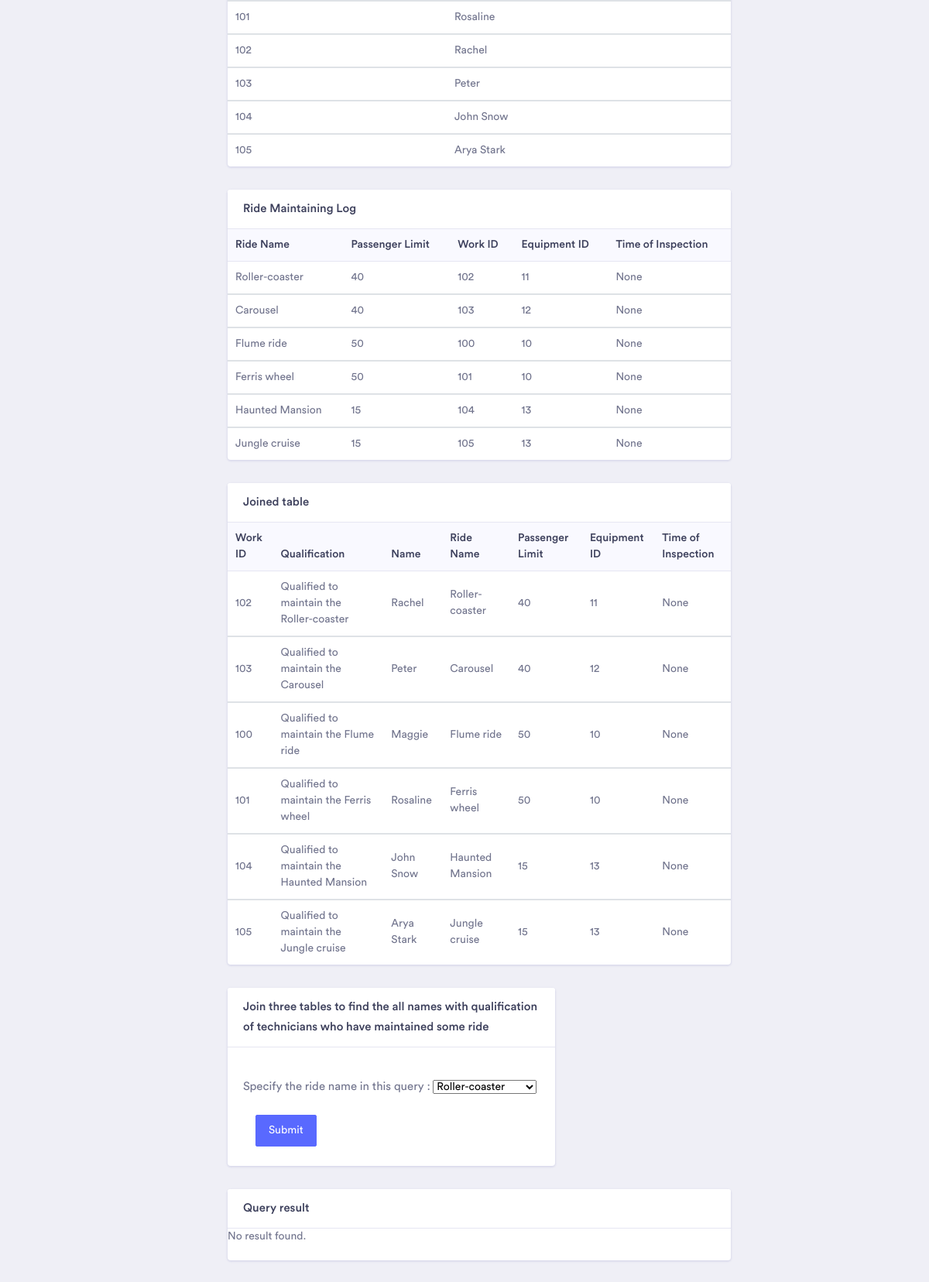
Page /SystemSite/join.html/ (lower part) on the earlier database version.
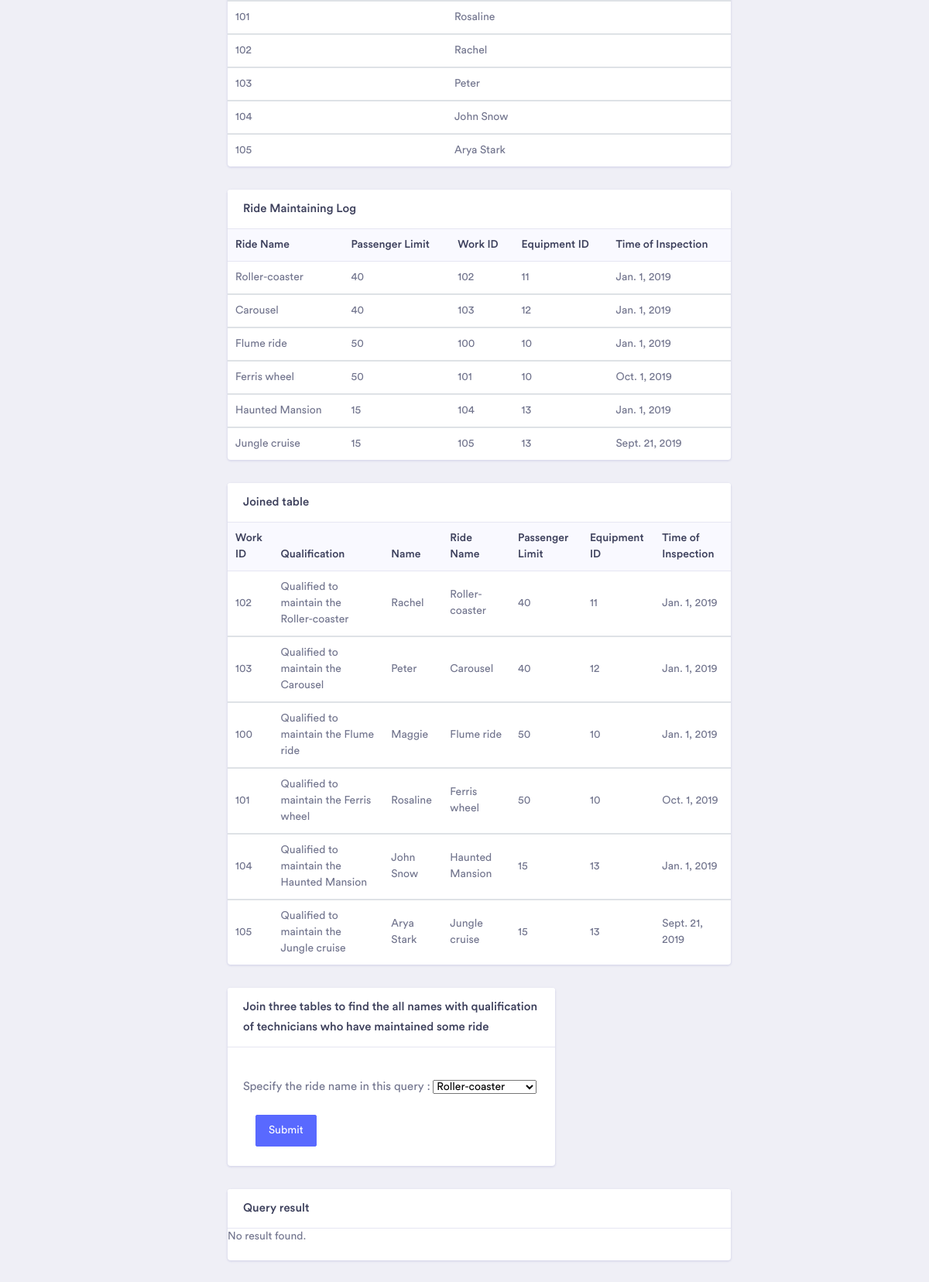
Same page on the later database version.
### SystemSite/views.py (the view)
def join(request):
    technician_list = view_table('Technician')
    staff_list = view_table('Staff')
    rideMaintains_list = view_table('Ride_Maintains')
    template = loader.get_template('SystemSite/join.html')
    with connection.cursor() as cursor:
        cursor.execute("SELECT t.WorkID, t.Qualification, s.Name, rm.RName,rm.PassengerLimit,rm.EID,rm.TimeofInspection FROM Technician t, Staff s, Ride_Maintains rm WHERE t.WorkID = s.WorkID AND s.WorkID=rm.WorkID")
        joined_list = cursor.fetchall()
    context = {
        'technician_list' : technician_list,
        'staff_list' : staff_list,
        'rideMaintains_list': rideMaintains_list,
        'joined_list': joined_list,
        'formJ': "",
        'aj_list': ""
    }
    if request.method == 'POST':
        formJ = joinForm(request.POST)
        if formJ.is_valid():
                rName = formJ.cleaned_data['ride_name']
                with connection.cursor() as cursor:
                    cursor.execute("SELECT t.Qualification, s.Name FROM Technician t, Staff s, Ride_Maintains rm WHERE t.WorkID = s.WorkID AND s.WorkID=rm.WorkID AND rm.RName=%s", [rName])
                    aj_list = cursor.fetchall()
                context['aj_list'] = aj_list
                context['formJ'] = formJ
                return HttpResponse(template.render(context, request))
    else:
        context['formJ'] = joinForm()
    return HttpResponse(template.render(context, request))

### SystemSite/forms.py
class joinForm(forms.Form):
    ride_name = forms.CharField(label='Specify the ride name in this query ', widget=forms.Select(choices=RIDE_CHOICES))

### SystemSite/views.py (called while the page is built)
def view_table(name):
    with connection.cursor() as cursor:
        cursor.execute("SELECT * FROM " + name)
        table = cursor.fetchall()
    return table

### SystemSite/templates/SystemSite/join.html (shortened to what the changed rows need)
<!doctype html>
{% load static %}
<html lang="en">
<head>
    <link rel="stylesheet" href="../../static/vendor/bootstrap/css/bootstrap.min.css">
    <link href="../../static/vendor/fonts/circular-std/style.css" rel="stylesheet">
    <link rel="stylesheet" href="../../static/libs/css/style.css">
    <link rel="stylesheet" href="../../static/vendor/fonts/fontawesome/css/fontawesome-all.css">
    <link rel="stylesheet" href="../../static/vendor/charts/chartist-bundle/chartist.css">
    <link rel="stylesheet" href="../../static/vendor/charts/morris-bundle/morris.css">
    <link rel="stylesheet" href="../../static/vendor/fonts/material-design-iconic-font/css/materialdesignicons.min.css">
    <link rel="stylesheet" href="../../static/vendor/charts/c3charts/c3.css">
    <link rel="stylesheet" href="../../static/vendor/fonts/flag-icon-css/flag-icon.min.css">
</head>
<body>
<body>
<div class="dashboard-main-wrapper">
    <div class="dashboard-wrapper">
        <div class="dashboard-ecommerce">
            <div class="container-fluid dashboard-content ">
                <div class="ecommerce-widget">
                    <div class="row">
                        <div class="col-xl-9 col-lg-12 col-md-6 col-sm-12 col-12">
                            <div class="card">
                                <div class="card-body p-0">
                                    <div class="table-responsive">
                                        <table class="table">
                                            {% if rideMaintains_list %}
                                            <thead class="bg-light">
                                            <tr class="border-0">
                                                <th class="border-0">Ride Name</th>
                                                <th class="border-0">Passenger Limit</th>
                                                <th class="border-0">Work ID</th>
                                                <th class="border-0">Equipment ID</th>
                                                <th class="border-0">Time of Inspection</th>
                                            </tr>
                                            </thead>
                                            {% for rm in rideMaintains_list %}
                                            <tbody>
                                            <tr>
                                                <td>{{rm.0}}</td>
                                                <td>{{rm.1}}</td>
                                                <td>{{rm.2}}</td>
                                                <td>{{rm.3}}</td>
                                                <td>{{rm.4}}</td>
                                            </tr>
                                            </tbody>
                                            {% endfor %}
                                        </table>
                                        {% else %}
                                        <p>No result found.</p>
                                        {% endif %}
                                    </div>
                                </div>
                            </div>
                        </div>
                        <div class="col-xl-9 col-lg-12 col-md-6 col-sm-12 col-12">
                            <div class="card">
                                <div class="card-body p-0">
                                    <div class="table-responsive">
                                        <table class="table">
                                            {% if joined_list %}
                                            <thead class="bg-light">
                                            <tr class="border-0">
                                                <th class="border-0">Work ID</th>
                                                <th class="border-0">Qualification</th>
                                                <th class="border-0">Name</th>
                                                <th class="border-0">Ride Name</th>
                                                <th class="border-0">Passenger Limit</th>
                                                <th class="border-0">Equipment ID</th>
                                                <th class="border-0">Time of Inspection</th>
                                            </tr>
                                            </thead>
                                            {% for j in joined_list %}
                                            <tbody>
                                            <tr>
                                                <td>{{j.0}}</td>
                                                <td>{{j.1}}</td>
                                                <td>{{j.2}}</td>
                                                <td>{{j.3}}</td>
                                                <td>{{j.4}}</td>
                                                <td>{{j.5}}</td>
                                                <td>{{j.6}}</td>
                                            </tr>
                                            </tbody>
                                            {% endfor %}
                                        </table>
                                        {% else %}
                                        <p>No result found.</p>
                                        {% endif %}
                                    </div>
                                </div>
                            </div>
                        </div>
            </div>
        </div>
    </div>
</div>
</div>
</body>
</body>

Differences in the rows shown:
changed Ride_Maintains "Roller-coaster": TimeofInspection "None" → "Jan. 1, 2019"
changed Ride_Maintains "Carousel": TimeofInspection "None" → "Jan. 1, 2019"
changed Ride_Maintains "Flume ride": TimeofInspection "None" → "Jan. 1, 2019"
changed Ride_Maintains "Ferris wheel": TimeofInspection "None" → "Oct. 1, 2019"
changed Ride_Maintains "Haunted Mansion": TimeofInspection "None" → "Jan. 1, 2019"
changed Ride_Maintains "Jungle cruise": TimeofInspection "None" → "Sept. 21, 2019"
